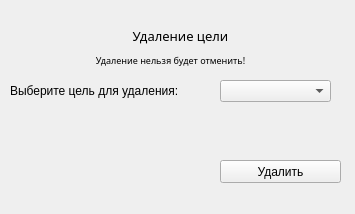
<?xml version="1.0" encoding="UTF-8"?>
<ui version="4.0">
 <class>Form</class>
 <widget class="QWidget" name="Form">
  <property name="geometry">
   <rect>
    <x>0</x>
    <y>0</y>
    <width>355</width>
    <height>214</height>
   </rect>
  </property>
  <property name="windowTitle">
   <string>Form</string>
  </property>
  <widget class="QLabel" name="info_label">
   <property name="geometry">
    <rect>
     <x>60</x>
     <y>20</y>
     <width>241</width>
     <height>31</height>
    </rect>
   </property>
   <property name="font">
    <font>
     <family>Segoe Print</family>
     <pointsize>10</pointsize>
     <weight>50</weight>
     <bold>false</bold>
    </font>
   </property>
   <property name="text">
    <string>Удалениe цели</string>
   </property>
   <property name="alignment">
    <set>Qt::AlignCenter</set>
   </property>
  </widget>
  <widget class="QLabel" name="mission_to_del">
   <property name="geometry">
    <rect>
     <x>10</x>
     <y>80</y>
     <width>191</width>
     <height>21</height>
    </rect>
   </property>
   <property name="text">
    <string>Выберите цель для удаления:</string>
   </property>
  </widget>
  <widget class="QComboBox" name="ComboMission">
   <property name="geometry">
    <rect>
     <x>220</x>
     <y>80</y>
     <width>111</width>
     <height>22</height>
    </rect>
   </property>
  </widget>
  <widget class="QLabel" name="error_label">
   <property name="geometry">
    <rect>
     <x>10</x>
     <y>50</y>
     <width>321</width>
     <height>20</height>
    </rect>
   </property>
   <property name="font">
    <font>
     <family>Segoe Print</family>
     <pointsize>7</pointsize>
     <weight>50</weight>
     <bold>false</bold>
    </font>
   </property>
   <property name="text">
    <string>Удаление нельзя будет отменить!</string>
   </property>
   <property name="alignment">
    <set>Qt::AlignCenter</set>
   </property>
  </widget>
  <widget class="QPushButton" name="del_mission">
   <property name="geometry">
    <rect>
     <x>220</x>
     <y>160</y>
     <width>121</width>
     <height>23</height>
    </rect>
   </property>
   <property name="text">
    <string>Удалить</string>
   </property>
  </widget>
 </widget>
 <resources/>
 <connections/>
</ui>
